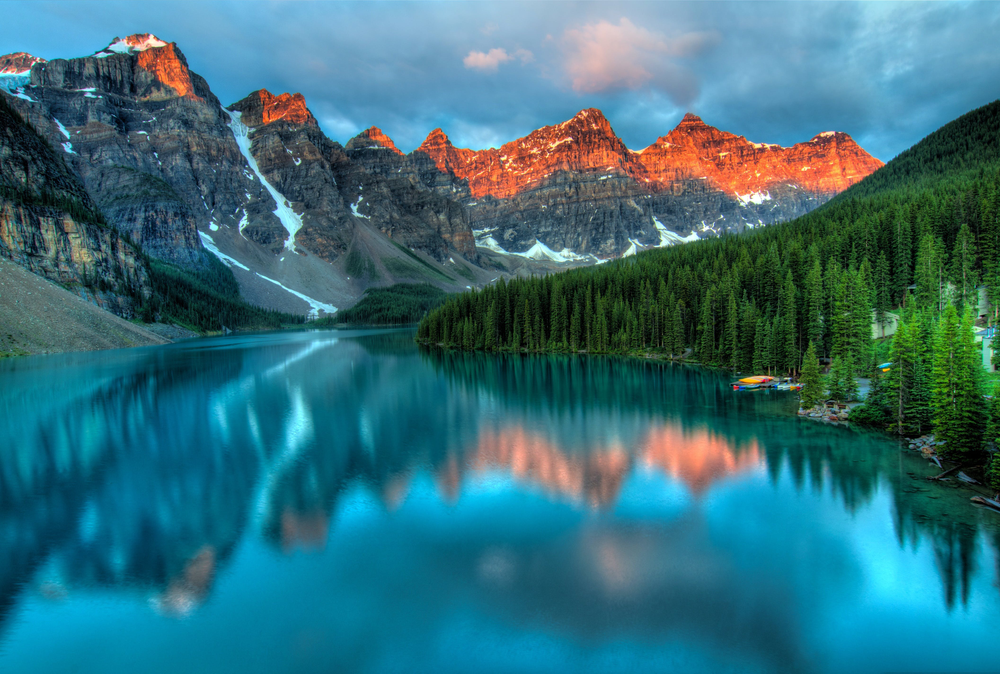
#> input picture home.png, 1000 x 674 px, shrunk from 4226 x 2847 before the run
$ python -i main.py   (imports and definitions only)
#> lines starting #> are read from the running program, lines starting #| are printed output that depends on the picture
import os
from flask import Flask, render_template, request, send_from_directory
import cv2

# [1 line not run here, left out]
# [1 line that did not run here, left out]

def convert_to_sketch(input_image_path):
#> called with input_image_path = 'home.png'
    image = cv2.imread(input_image_path)
#> image is the input picture: shape (674, 1000, 3); mean B, G, R 122.7, 111, 52.3
    gray_image = cv2.cvtColor(image, cv2.COLOR_BGR2GRAY)
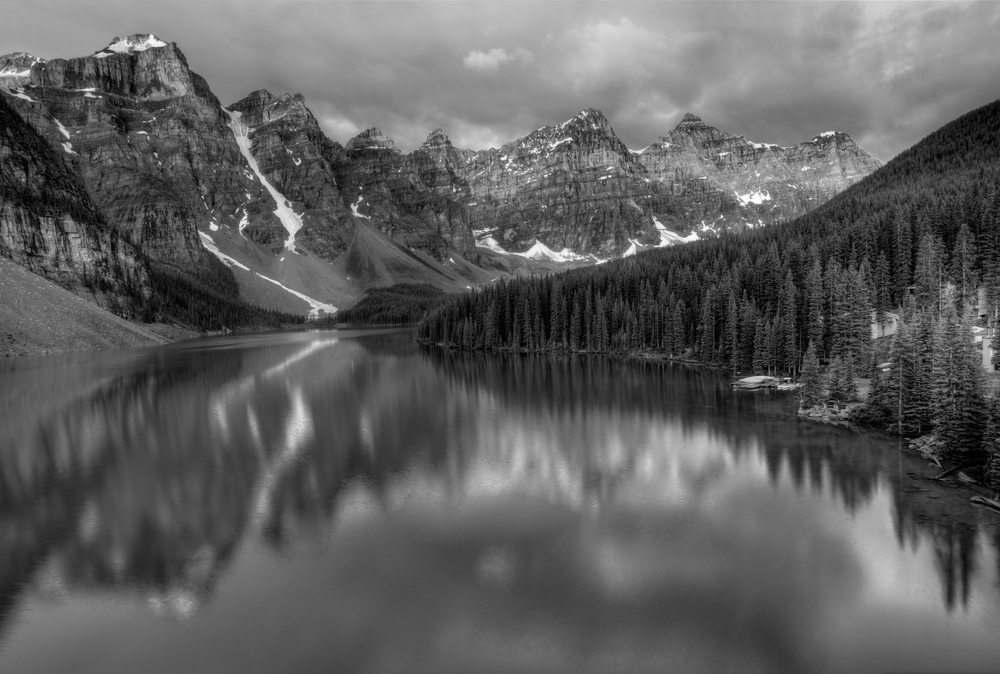
#> gray_image: shape (674, 1000); min 0, max 255, mean 94.8
    inverted_image = cv2.bitwise_not(gray_image)
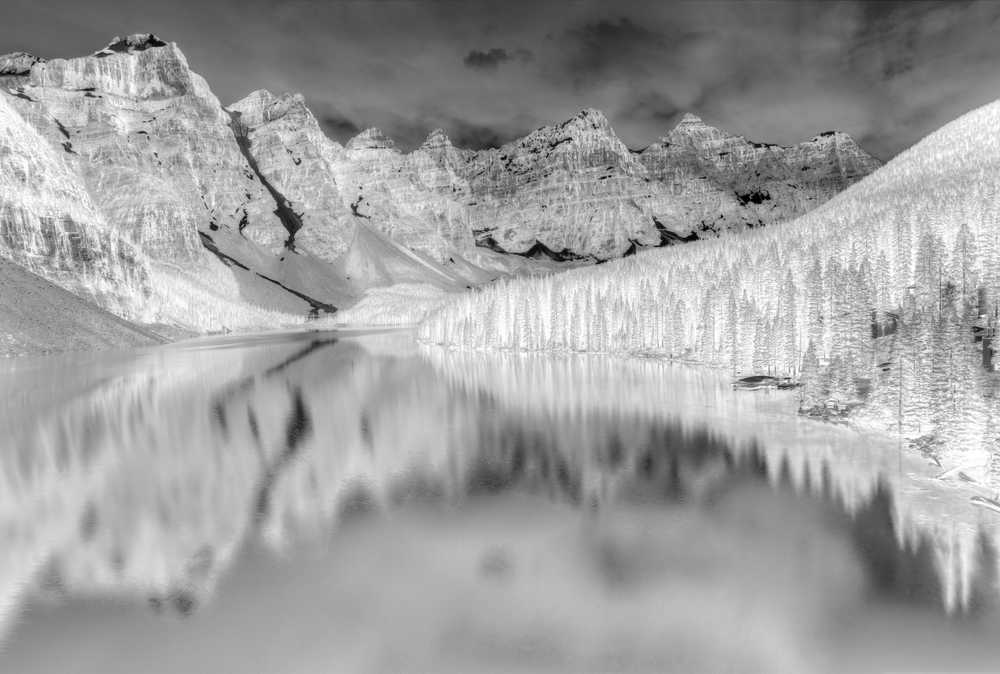
#> inverted_image: shape (674, 1000); min 0, max 255, mean 160.2
    smooth_image = cv2.GaussianBlur(inverted_image, (101, 101), 0)
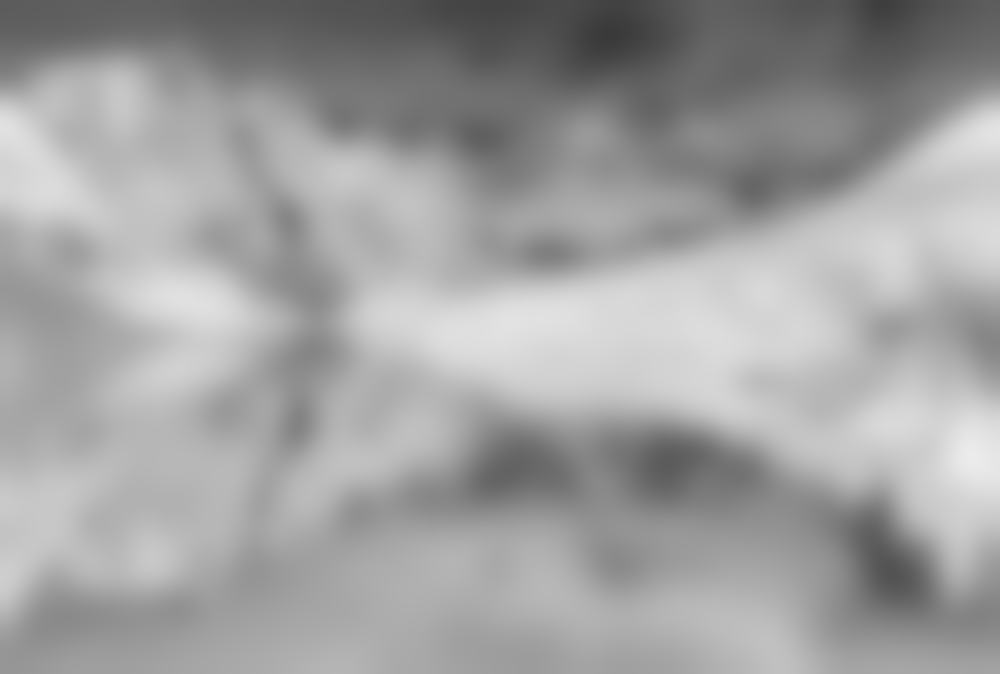
#> smooth_image: shape (674, 1000); min 58, max 235, mean 160.2
    again_actual = cv2.bitwise_not(smooth_image)
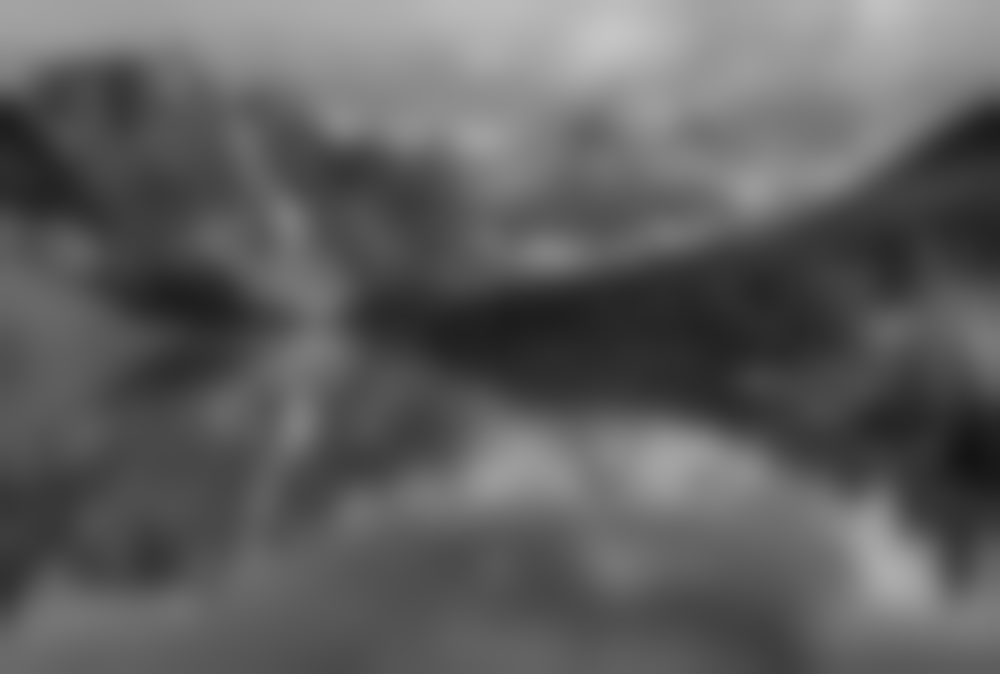
#> again_actual: shape (674, 1000); min 20, max 197, mean 94.8
    sketch_image = cv2.divide(gray_image, again_actual, scale=256.0)
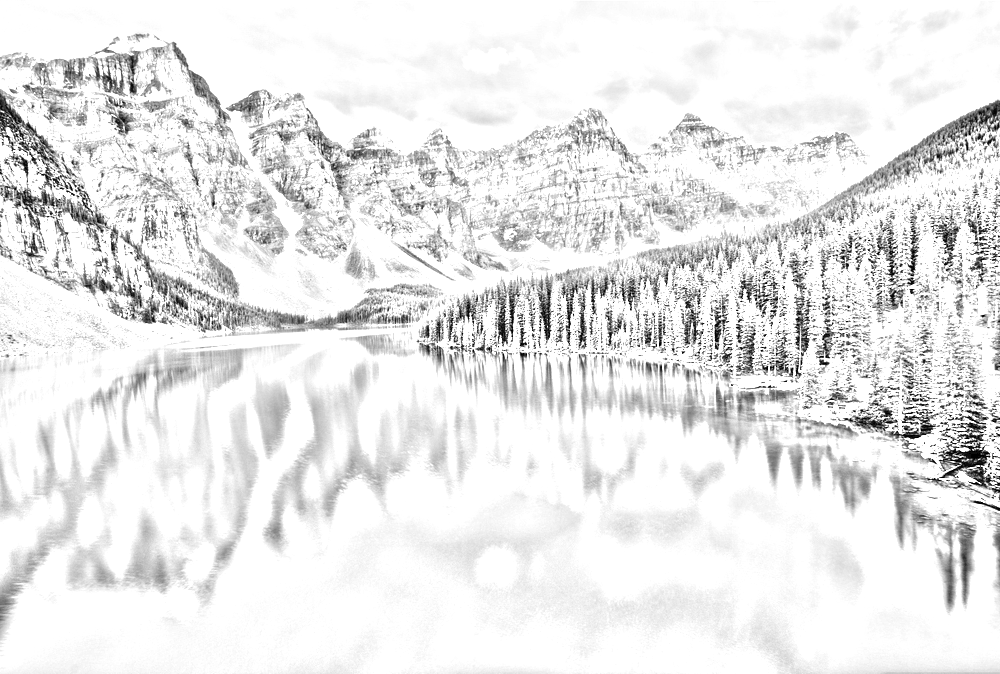
#> sketch_image: shape (674, 1000); min 0, max 255, mean 232.6
    return sketch_image

# [3 lines that did not run here, left out]

# [3 lines that did not run here, left out]

# [17 lines that did not run here, left out]


# [3 lines that did not run here, left out]

# [17 lines that did not run here, left out]


# [2 lines not run here, left out]

>>> result = convert_to_sketch('home.png')
